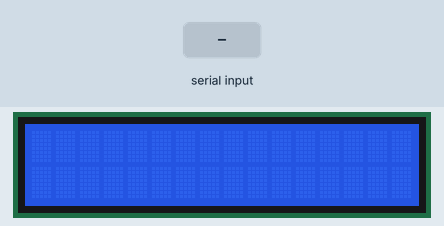
Bench run of a sketch on a simulated Arduino Uno, built with avr-gcc and run on an emulated ATmega328P. Parts: 16×2 character LCD. Inputs (shaded band) come from the test bench.

Above: at 1.2 s.
1.3 s: "*" received over Serial
At 2.5 s:
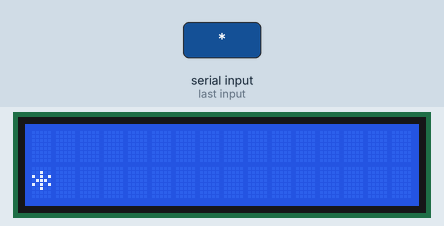
2.8 s: "1" received over Serial
At 3.7 s:
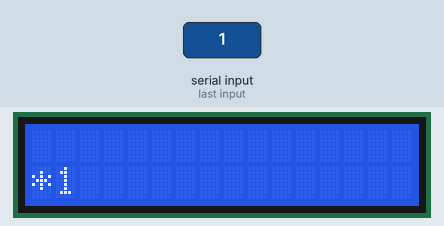
Timing chart, 0 to 5.8 s (numbered marks = the images above; inputs shaded):
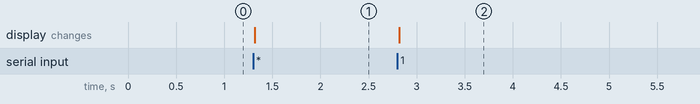

Measured:
- after the input at 1.3 s, the display: changes at once (image 1)
- after the input at 2.8 s, the display: changes at once (image 2)

The sketch:

LCD_BLUETOOTH.ino
```cpp
#include <LiquidCrystal.h>

LiquidCrystal lcd(12, 11, 5, 4, 3, 2);

String str1="",str2="";
int cnt=0;

void setup() {
  Serial.begin(9600);
  lcd.begin(16,2);
  lcd.clear();
}

void loop() {
  SerialEvent();
  delay(50);
}

void SerialEvent()
{
  while(Serial.available())
  {
    char inChar=(char)Serial.read(); // C#'dan oku char'a çevir ve inChar'a yaz

    cnt++; // Sayacı arttır her okuduğunda

    if(inChar=='*') // Bu karakteri kendimiz belirledik. LCD'yi silmek için
    {
      str1="";
      str2="";
      lcd.clear();
      lcd.print(str1);
      lcd.setCursor(0,1);
      lcd.print(str2);
    }
    if(cnt<=16){
      str1+=inChar;
      lcd.write(inChar);
    }
    else if(cnt>16 && cnt<=32){  // 16'dan büyükse 2.satıra yaz
      lcd.setCursor(0,1);
      str2+=inChar;
      lcd.write(inChar);
    }

   }
}
```
